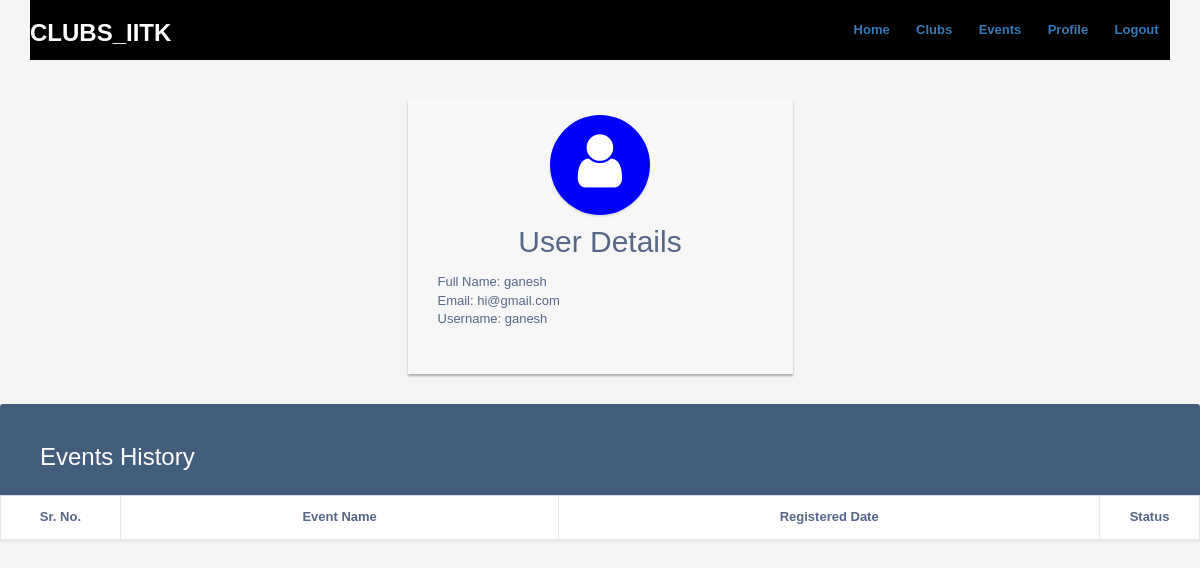
/user/user_profile.php (signed in), run on the app's committed database.
### tables this page shows
CREATE TABLE `user_details` (
  `id` int(11) NOT NULL,
  `NAME` varchar(100) NOT NULL,
  `emailid` varchar(100) NOT NULL,
  `username` varchar(30) NOT NULL,
  `password` varchar(50) NOT NULL
);

### user/user_profile.php (the view, shortened to what this page needs)
<?php
    include('partials-front/menu.php');
?>
<!DOCTYPE html>
<html lang="en">
<head>
<link rel="stylesheet" href="https://maxcdn.bootstrapcdn.com/bootstrap/3.3.7/css/bootstrap.min.css">
<link rel="stylesheet" href="https://maxcdn.bootstrapcdn.com/font-awesome/4.7.0/css/font-awesome.min.css">
</head>
<body>
    <div class="login-form">
    <form action="" method="post">
            <div class="avatar"><i class="fa fa-user"></i>
            </div>
                <h2 class="text-center">User Details</h2>
                <div class="form-group">
        <?php
            $username=$_SESSION['user'];
            $cdquery="SELECT * FROM user_details where user_details.username= '$username' ";
            $cdresult=mysqli_query($conn,$cdquery);
            while ($cdrow=mysqli_fetch_array($cdresult))
            {
                echo "
                    Full Name: ".$cdrow['NAME']." <br>
                    Email: ".$cdrow['emailid']."<br>
                    Username: ".$cdrow['username']."
                ";
            }
            echo"
                </div></form></div>
                <div class=\"container-sm\">
                    <div class=\"table table-responsive\">
                        <div class=\"table-wrapper\">
                            <div class=\"table-title\">
                                <div class=\"row\">
                                    <div class=\"col-xs-6\">
                                        <h2>Events History</h2>
                                    </div>
                                </div>
                            </div>
                            <table class=\"table table-striped table-hover text-center table-bordered\">
                            <thead>
                                <tr>
                                    <th class=\"text-center\">Sr. No.</th>
                                    <th class=\"text-center\">Event Name</th>
                                    <th class=\"text-center\">Registered Date</th>
                                    <th class=\"text-center\">Status</th>
                                </tr>
                            </thead>
                            <tbody>
                ";
                echo"
                                </tbody>
                            </table>
                        </div>
                    </div>
                    </div>
                ";
        ?>
</body>
</html>

### css/style.css (style rules this page uses)
* { margin: 0; padding: 0; font-family: Arial, Helvetica, sans-serif; }
.text-center { text-align: center; }
h2 { color: #2f3542; font-size: 2rem; margin-bottom: 2%; }

### user/user_profile.php (style rules this page uses)
body { color: #566787; background: #f5f5f5; font-family: 'Varela Round', sans-serif; font-size: 13px; }
.table-responsive { margin: 30px 0; }
.table-wrapper { min-width: 1000px; background: #fff; border-radius: 3px; box-shadow: 0 1px 1px rgba(0,0,0,.05); }
.table-title { padding-bottom: 15px; background: #435d7d; color: #fff; padding-left: 40px; padding-right: 50px; padding-top: 35px; padding-bottom: 25px; border-radius: 3px 3px 0 0; }
.table-title h2 { margin: 5px 0 0; font-size: 24px; }
table.table tr th, table.table tr td { border-color: #e9e9e9; padding: 12px 15px; vertical-align: middle; }
table.table tr th:first-child { width: 10%; }
table.table tr th:last-child { width: 100px; }
.login-form { width: 385px; margin: 30px auto; }
.login-form form { margin-bottom: 15px; background: #f7f7f7; box-shadow: 0px 2px 2px rgba(0, 0, 0, 0.3); padding: 30px; }
.login-form h2 { margin: 0 0 15px; }
.login-form .avatar { color: #fff; margin: 0 auto 10px; margin-top: -15px; text-align: center; width: 100px; height: 100px; border-radius: 50%; z-index: 9; background: blue; padding: 15px; box-shadow: 0px 2px 2px rgba(0, 0, 0, 0.1); }
.login-form .avatar i { font-size: 62px; }

### data on the page
user_details: NAME "ganesh", emailid "hi@gmail.com", username "ganesh"
